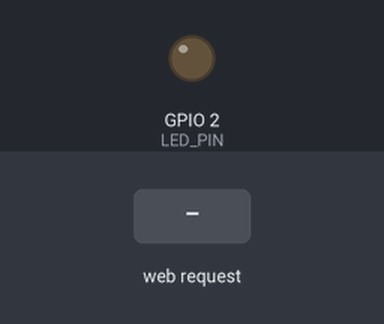
Simulated run of this program. Board: ESP32. On the bench: output pins drawn as LEDs (lit = HIGH). The inputs (shaded band) are chosen by the test bench. WiFi joins after 1.5 s; servers stay silent unless stated; what the program prints to the serial monitor is not drawn.

Above: at 2.7 s.
2.8 s: HTTP request GET /led?state=on received
At 3.3 s:
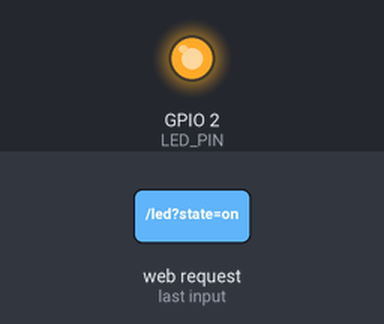
4.3 s: HTTP request GET /led?state=off received
At 5.7 s:
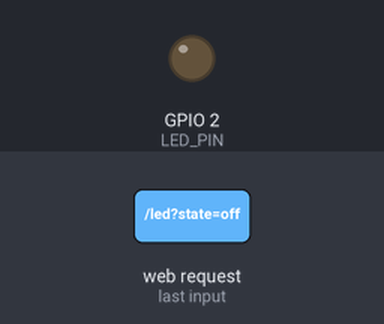
Timing chart, 0 to 7.3 s (numbered marks = the images above; inputs shaded):
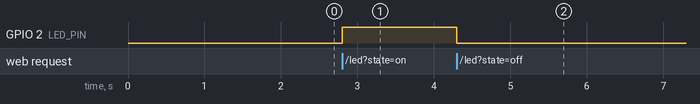

Measured:
- after the input at 2.8 s, GPIO 2 (LED_PIN): LOW → HIGH at once
- after the input at 4.3 s, GPIO 2 (LED_PIN): HIGH → LOW at once

The program:

main.cpp
```cpp
#include <WiFi.h>
#include <WebServer.h>

#define LED_PIN 2

const char *ssid = "Galaxy";
const char *password = "12344321";

WebServer server(80);

void hR();
void switchLED();

bool state = false;

void setup()
{
  Serial.begin(115200);
  WiFi.begin(ssid, password);

  pinMode(LED_PIN, OUTPUT);
  digitalWrite(LED_PIN, false);

  Serial.print("Connecting to WiFi");
  while (WiFi.status() != WL_CONNECTED)
  {
    delay(250);
    Serial.print(".");
  }
  Serial.println("\nWiFi Connected");
  Serial.println(WiFi.localIP());

  server.on("/", hR);
  server.on("/led", switchLED);
  server.onNotFound([]() {
    server.send(404, "text/plain", "404: Not found");
  });

  server.begin();
  Serial.println("Server started!");
}

void loop()
{
  server.handleClient();
}

void hR()
{
  String html = "<html>\
  <head><title>ESP32 LED</title><meta charset='UTF-8'></head>\
  <body>\
  <p>Светодиод сейчас: " +
                String(state ? "ВКЛ" : "ВЫКЛ") + "</p>\
  <a href=\"/led?state=on\"><button>LED ON</button></a>\
  <a href=\"/led?state=off\"><button>LED OFF</button></a>\
  </body>\
  </html>";

  server.send(200, "text/html", html);
}

void switchLED()
{
  if (server.hasArg("state"))
  {
    String value = server.arg("state");
    if (value == "on")
    {
      digitalWrite(LED_PIN, true);
      state = true;
    }
    else if (value == "off")
    {
      digitalWrite(LED_PIN, false);
      state = false;
    }
  }
  server.sendHeader("Location", "/");
  server.send(303);
}
```
